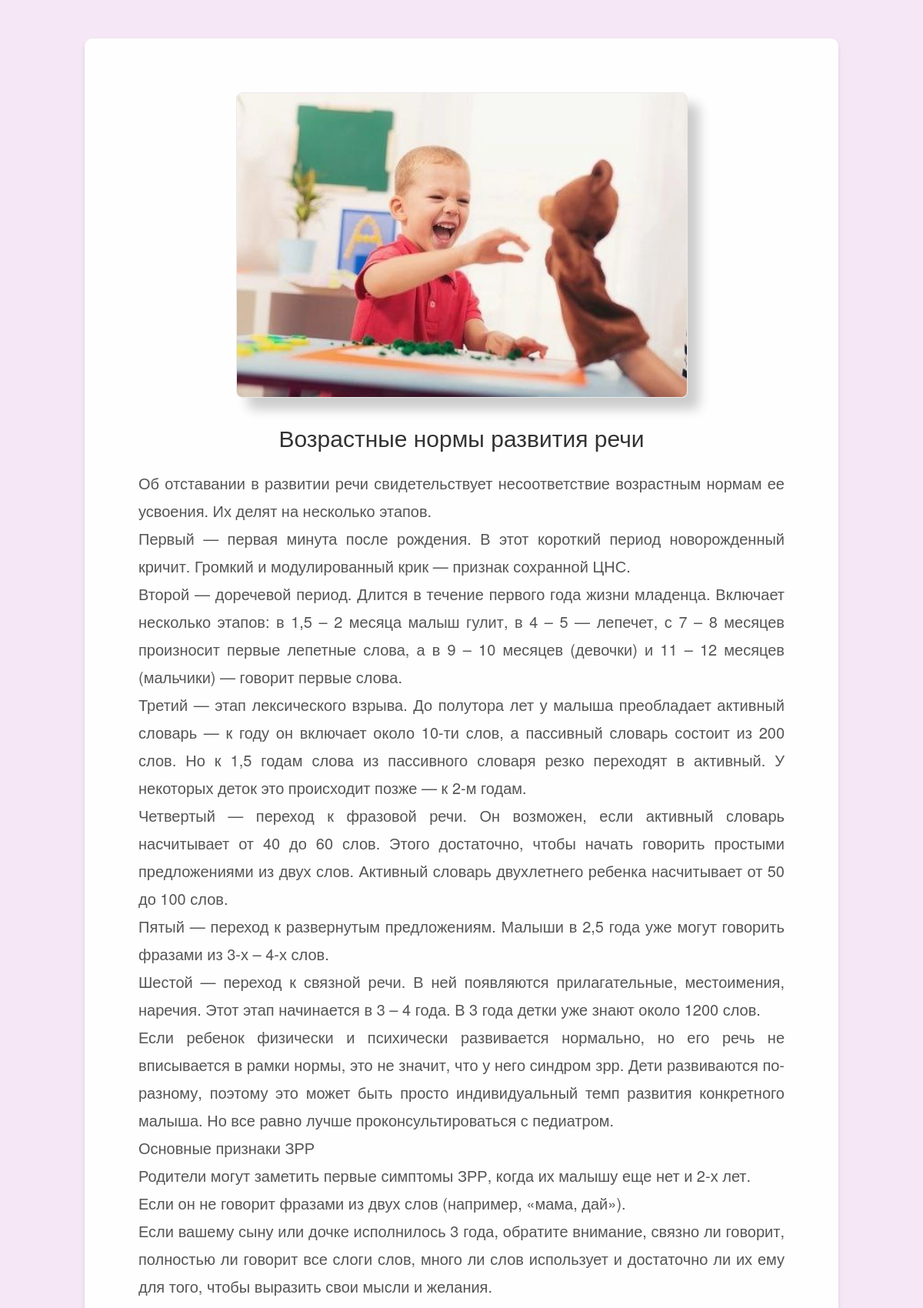
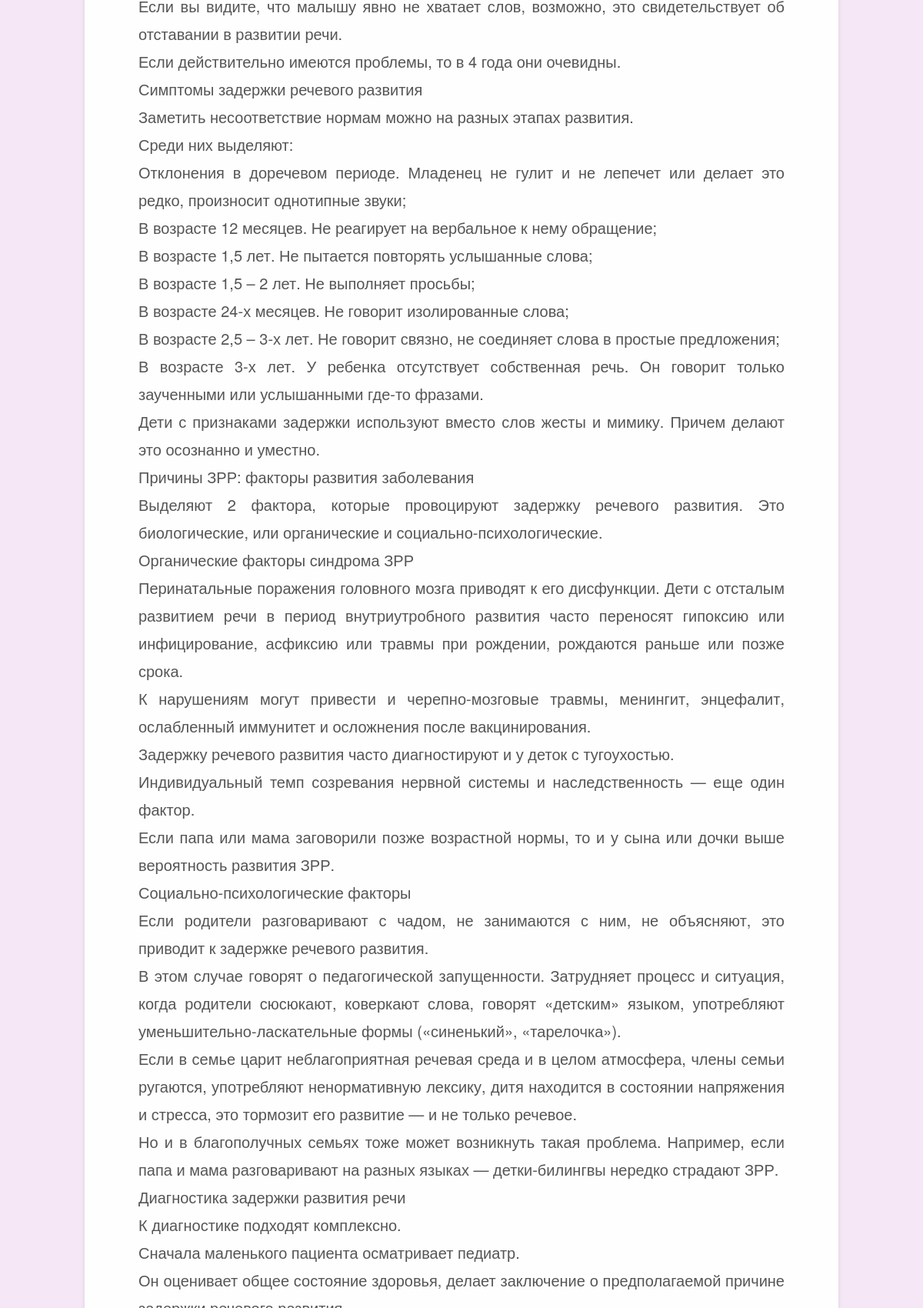
The app's page /article/9/ (upper part) with its own data (2 pictures, top to bottom).
### main/models.py (models this page shows, shortened)
class Article(models.Model):
    title = models.CharField(max_length=200)
    content = models.TextField()
    image = models.ImageField(upload_to='articles', null=True, blank=True)
    is_featured = models.BooleanField(default=False)
    created_at = models.DateTimeField(auto_now_add=True)
    updated_at = models.DateTimeField(auto_now=True)
    slug = models.SlugField(max_length=200, unique=True, blank=True)

### main/views.py (the view)
# urls.py: path('article/<int:pk>/', views.article_detail, name='article_detail'),
def article_detail(request, pk):
    article = get_object_or_404(Article, pk=pk)
    return render(request, 'article_detail.html', {
        'article': article,
    })

### main/templates/article_detail.html (shortened to what this page needs)
{% extends 'base.html' %}
{% block content %}
  <div class="article-detail">
    {% if article.image %}
      <img src="{{ article.image.url }}" alt="{{ article.title }}">
    {% endif %}
    <h1>{{ article.title }}</h1>
    <div class="article-content">
      {{ article.content|linebreaks }}
    </div>
  </div>
{% endblock %}

### main/static/css/stati.css (style rules this page uses)
.article-detail { max-width: 900px; margin: 50px auto; padding: 40px; background-color: rgba(255, 255, 255, 0.95); border-radius: 10px; text-align: center; box-shadow: 0 4px 6px rgba(0, 0, 0, 0.1); }
h1 { font-size: 30px; font-weight: normal; color: #333; margin-bottom: 20px; text-align: center; }
.article-content { font-size: 20px; line-height: 1.8; color: #555; text-align: justify; margin-bottom: 30px; }
.article-detail img { display: block; width: 50%; max-width: 100%; margin: 30px auto; border-radius: 8px; border: 1px solid #eaeaea; box-shadow: 0 4px 8px rgba(0, 0, 0, 0.2); }

### main/static/css/mobilestati.css (style rules this page uses)
.article-detail { max-width: 900px; margin: 50px auto; padding: 40px; background-color: rgba(255, 255, 255, 0.95); border-radius: 10px; text-align: center; box-shadow: 0 4px 6px rgba(0, 0, 0, 0.1); }
h1 { font-size: 30px; font-weight: normal; color: #333; margin-bottom: 20px; text-align: center; }
.article-content { font-size: 20px; line-height: 1.8; color: #555; text-align: justify; margin-bottom: 30px; margin-left: 30px; margin-right: 30px; }
.article-detail img { display: block; width: 65%; max-width: 100%; margin: 30px auto; border-radius: 8px; border: 1px solid #eaeaea; box-shadow: 15px 15px 15px rgba(0, 0, 0, 0.2); }

### records on screen
Article: image (picture), title "Возрастные нормы развития речи", content "Об отставании в развитии речи свидетельствует несоответствие возрастным нормам ее усвоения. Их делят на несколько этапов. Первый — первая минута после рождения. В этот короткий период новорожденный кричит. Громкий и модулированный крик — признак сохранной ЦНС. Второй — доречевой период. Длится в течение первого года жизни младенца. Включает несколько этапов: в 1,5 – 2 месяца малыш гулит, в 4 – 5 — лепечет, с 7 – 8 месяцев произносит первые лепетные слова, а в 9 – 10 месяцев (девочки) и 11 – 12 месяцев (мальчики) — говорит первые слова. Третий — этап лексического взрыва. До полутора лет у малыша преобладает активный словарь — к году он включает около 10-ти слов, а пассивный словарь состоит…"
